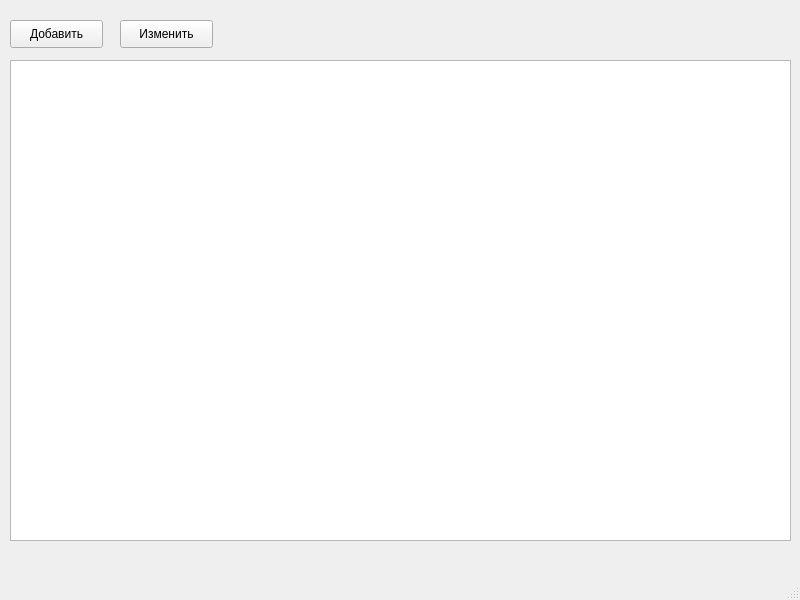
<?xml version="1.0" encoding="UTF-8"?>
<ui version="4.0">
 <class>MainWindow</class>
 <widget class="QMainWindow" name="MainWindow">
  <property name="geometry">
   <rect>
    <x>0</x>
    <y>0</y>
    <width>800</width>
    <height>600</height>
   </rect>
  </property>
  <property name="windowTitle">
   <string>MainWindow</string>
  </property>
  <widget class="QWidget" name="centralwidget">
   <widget class="QTableWidget" name="tableWidget">
    <property name="geometry">
     <rect>
      <x>10</x>
      <y>60</y>
      <width>781</width>
      <height>481</height>
     </rect>
    </property>
   </widget>
   <widget class="QPushButton" name="add_btn">
    <property name="geometry">
     <rect>
      <x>10</x>
      <y>20</y>
      <width>93</width>
      <height>28</height>
     </rect>
    </property>
    <property name="text">
     <string>Добавить</string>
    </property>
   </widget>
   <widget class="QPushButton" name="edit_btn">
    <property name="geometry">
     <rect>
      <x>120</x>
      <y>20</y>
      <width>93</width>
      <height>28</height>
     </rect>
    </property>
    <property name="text">
     <string>Изменить</string>
    </property>
   </widget>
  </widget>
  <widget class="QMenuBar" name="menubar">
   <property name="geometry">
    <rect>
     <x>0</x>
     <y>0</y>
     <width>800</width>
     <height>26</height>
    </rect>
   </property>
  </widget>
  <widget class="QStatusBar" name="statusbar"/>
 </widget>
 <resources/>
 <connections/>
</ui>
